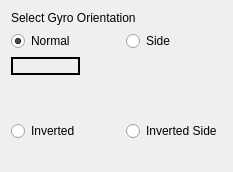
           <widget class="QWidget" name="orientationPage">
            <layout class="QGridLayout" name="gridLayout_14">
             <item row="0" column="0">
              <widget class="QLabel" name="label_8">
               <property name="text">
                <string>Select Gyro Orientation</string>
               </property>
              </widget>
             </item>
             <item row="1" column="0">
              <layout class="QGridLayout" name="gridLayout_7">
               <item row="0" column="0" rowspan="2">
                <layout class="QVBoxLayout" name="verticalLayout_2">
                 <item>
                  <widget class="QRadioButton" name="normalRB">
                   <property name="text">
                    <string>Normal</string>
                   </property>
                   <property name="checked">
                    <bool>true</bool>
                   </property>
                  </widget>
                 </item>
                 <item>
                  <widget class="QLabel" name="normalLabel">
                   <property name="frameShape">
                    <enum>QFrame::WinPanel</enum>
                   </property>
                   <property name="text">
                    <string/>
                   </property>
                   <property name="pixmap">
                    <pixmap resource="resources.qrc">:/images/Normal.png</pixmap>
                   </property>
                  </widget>
                 </item>
                 <item>
                  <spacer name="verticalSpacer">
                   <property name="orientation">
                    <enum>Qt::Vertical</enum>
                   </property>
                   <property name="sizeHint" stdset="0">
                    <size>
                     <width>20</width>
                     <height>40</height>
                    </size>
                   </property>
                  </spacer>
                 </item>
                 <item>
                  <widget class="QRadioButton" name="invertedRB">
                   <property name="text">
                    <string>Inverted</string>
                   </property>
                  </widget>
                 </item>
                 <item>
                  <widget class="QLabel" name="invertedLabel">
                   <property name="frameShape">
                    <enum>QFrame::NoFrame</enum>
                   </property>
                   <property name="text">
                    <string/>
                   </property>
                   <property name="pixmap">
                    <pixmap resource="resources.qrc">:/images/Inverted.png</pixmap>
                   </property>
                  </widget>
                 </item>
                </layout>
               </item>
               <item row="0" column="1">
                <spacer name="horizontalSpacer">
                 <property name="orientation">
                  <enum>Qt::Horizontal</enum>
                 </property>
                 <property name="sizeHint" stdset="0">
                  <size>
                   <width>40</width>
                   <height>20</height>
                  </size>
                 </property>
                </spacer>
               </item>
               <item row="0" column="2" rowspan="2">
                <layout class="QVBoxLayout" name="verticalLayout_4">
                 <item>
                  <widget class="QRadioButton" name="sideRB">
                   <property name="text">
                    <string>Side</string>
                   </property>
                  </widget>
                 </item>
                 <item>
                  <widget class="QLabel" name="sideLabel">
                   <property name="frameShape">
                    <enum>QFrame::NoFrame</enum>
                   </property>
                   <property name="text">
                    <string/>
                   </property>
                   <property name="pixmap">
                    <pixmap resource="resources.qrc">:/images/Side.png</pixmap>
                   </property>
                  </widget>
                 </item>
                 <item>
                  <spacer name="verticalSpacer_2">
                   <property name="orientation">
                    <enum>Qt::Vertical</enum>
                   </property>
                   <property name="sizeHint" stdset="0">
                    <size>
                     <width>20</width>
                     <height>40</height>
                    </size>
                   </property>
                  </spacer>
                 </item>
                 <item>
                  <widget class="QRadioButton" name="invertedSideRB">
                   <property name="text">
                    <string>Inverted Side</string>
                   </property>
                  </widget>
                 </item>
                 <item>
                  <widget class="QLabel" name="invertedSideLabel">
                   <property name="frameShape">
                    <enum>QFrame::NoFrame</enum>
                   </property>
                   <property name="frameShadow">
                    <enum>QFrame::Plain</enum>
                   </property>
                   <property name="text">
                    <string/>
                   </property>
                   <property name="pixmap">
                    <pixmap resource="resources.qrc">:/images/InvertedSide.png</pixmap>
                   </property>
                  </widget>
                 </item>
                </layout>
               </item>
               <item row="1" column="1">
                <spacer name="horizontalSpacer_2">
                 <property name="orientation">
                  <enum>Qt::Horizontal</enum>
                 </property>
                 <property name="sizeHint" stdset="0">
                  <size>
                   <width>40</width>
                   <height>20</height>
                  </size>
                 </property>
                </spacer>
               </item>
              </layout>
             </item>
            </layout>
           </widget>
